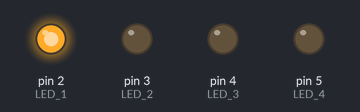
A sketch run on a simulated Arduino Uno, built with avr-gcc and run on an emulated ATmega328P. Shown: output pins drawn as LEDs (lit = HIGH).

Above: at 0.05 s.
At 0.65 s:
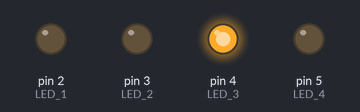
At 1.35 s:
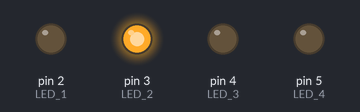
At 2.75 s:
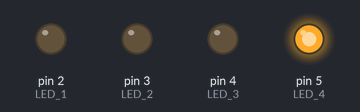
Timing chart, 0 to 3.0 s (numbered marks = the images above):
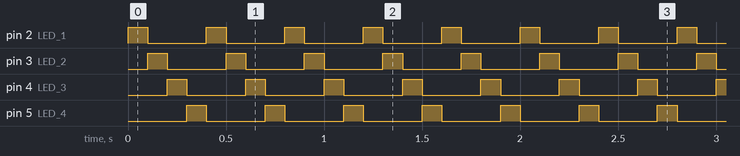

The sketch:

Light-chaser-program1.ino
```cpp
/*
control four LEDs connected to digital pins 2, 3, 4, and 5.
The program turns on the first LED, waits for 100 milliseconds, turns it off, and turns on the second LED.
This process continues with the third and fourth LEDs in sequence, and then the sequence repeats.
This is a simple example of how to use digital output and delay functions to control multiple
 LEDs in sequence in Arduino programming.
*/
// Define the pins for each LED
int LED_1 = 2; // Pin number for LED 1
int LED_2 = 3; // Pin number for LED 2
int LED_3 = 4; // Pin number for LED 3
int LED_4 = 5; // Pin number for LED 4

void setup() {
  // Set the LED pins as output
  pinMode(LED_1, OUTPUT); // Set LED 1 pin as output
  pinMode(LED_2, OUTPUT); // Set LED 2 pin as output
  pinMode(LED_3, OUTPUT); // Set LED 3 pin as output
  pinMode(LED_4, OUTPUT); // Set LED 4 pin as output
}

void loop() {
  // Turn on the first LED
  digitalWrite(LED_1, HIGH); // Turn on LED 1
  delay(100); // Wait for 100 milliseconds

  // Turn off the first LED and turn on the second
  digitalWrite(LED_1, LOW); // Turn off LED 1
  digitalWrite(LED_2, HIGH); // Turn on LED 2
  delay(100); // Wait for 100 milliseconds

  // Turn off the second LED and turn on the third
  digitalWrite(LED_2, LOW); // Turn off LED 2
  digitalWrite(LED_3, HIGH); // Turn on LED 3
  delay(100); // Wait for 100 milliseconds

  // Turn off the third LED and turn on the fourth
  digitalWrite(LED_3, LOW); // Turn off LED 3
  digitalWrite(LED_4, HIGH); // Turn on LED 4
  delay(100); // Wait for 100 milliseconds

  // Turn off the fourth LED and start the sequence over
  digitalWrite(LED_4, LOW); // Turn off LED 4
}
```

Measured:
- by itself, pin 2 (LED_1), pin 3 (LED_2), pin 4 (LED_3), pin 5 (LED_4): alternates HIGH for 0.10 s and LOW for 0.30 s
